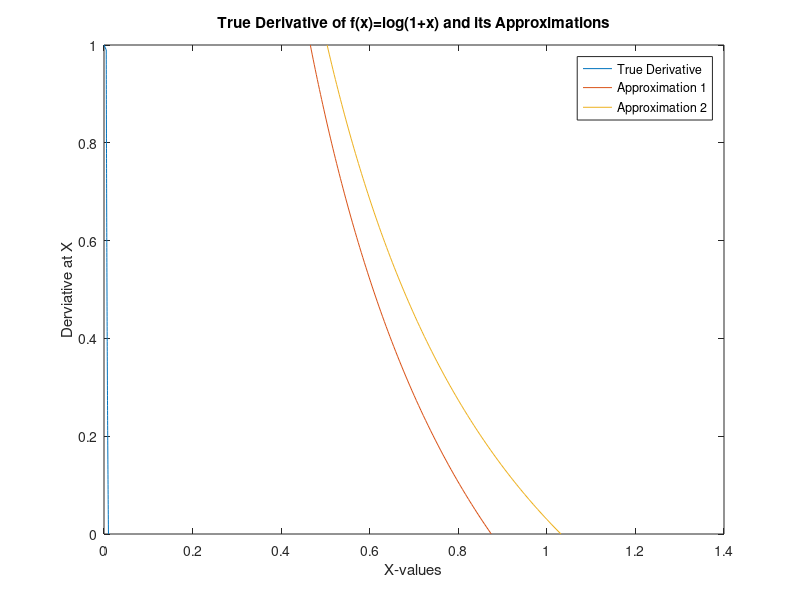

Recreate this plot in MATLAB. (Note: this script raises an error after producing the figure.)
%% Part 2

x= linspace(0,1,100);
func= log(1+x);
f= diff(func);
f1= [f,0];
f2= (log(1+x+.3)-log(1+x))/0.3;
f3= (log(1+x+.3)-log((1+x)-.3))/0.6;

figure(1)
plot(f1,x,f2,x,f3,x)
title('True Derivative of f(x)=log(1+x) and its Approximations')
xlabel('X-values')
ylabel('Derviative at X')
lgd= legend('True Derivative','Approximation 1','Approximation 2');
lgd.FontSize= 18;
lgd.Location= 'southeast';

relative_errorp1=(f2-f3);
relative_error=relative_errorp1./f2;

figure(2)
plot(x,relative_error)
title('Relative Error at X')
xlabel('X-values')
ylabel('Relative Error')

figure(3)
h= logspace(-1,-15);
x1=0;
f4= (log(1+x1+h)-log(1))./h;
f5= (log(1+x1+h)-log((1+x1)-h))/2.*h;
relative_errorp2=(f4-f5);
relative_error1=relative_errorp2./f4;
loglog(h,relative_error1)
title('Relative Error at h')
xlabel('h-values')
ylabel('Relative Error')

